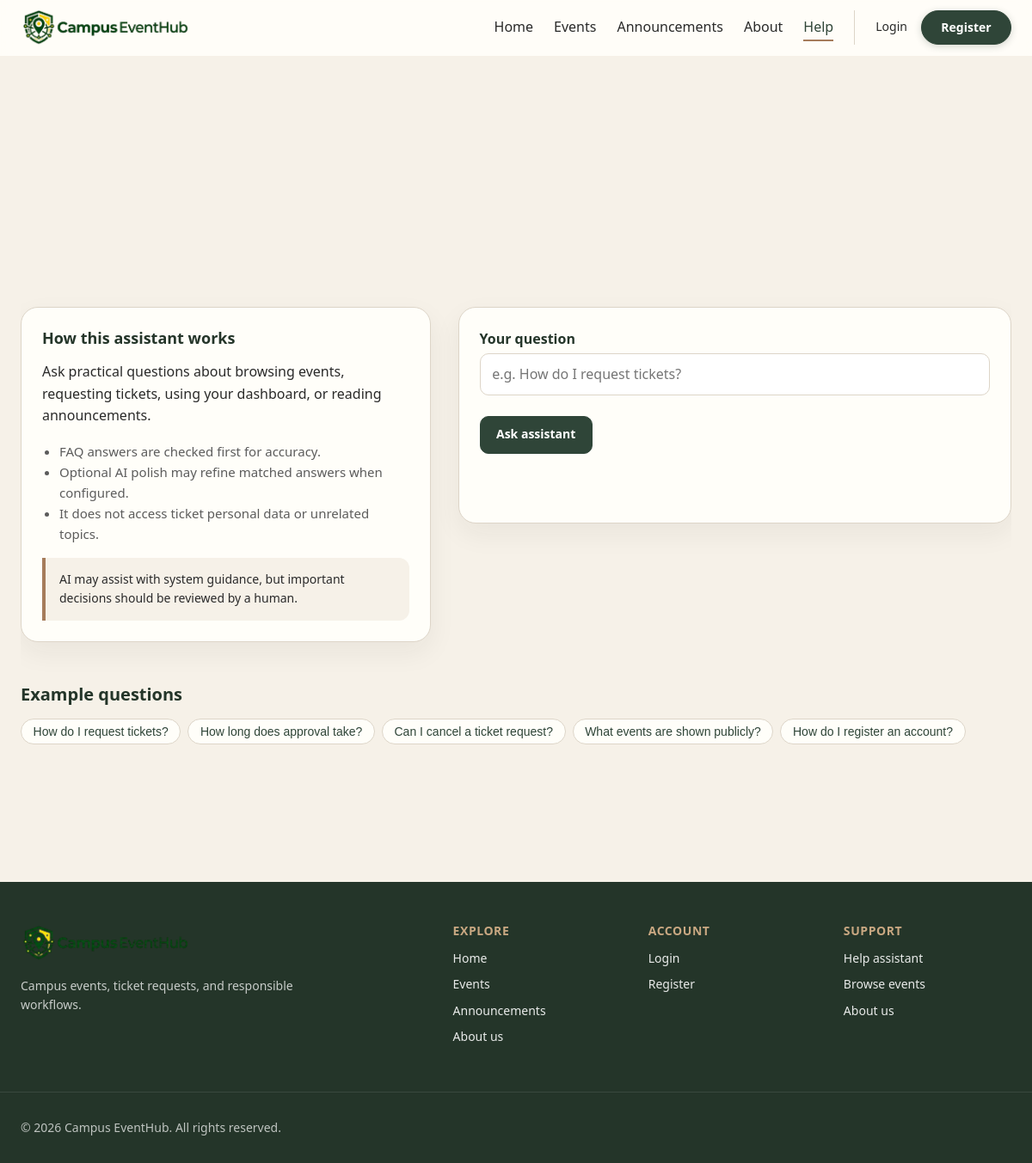
/help-assistant, run on the app's committed database.
### tables this page shows
CREATE TABLE faq_items (
  id INT UNSIGNED AUTO_INCREMENT PRIMARY KEY,
  question VARCHAR(255) NOT NULL,
  answer TEXT NOT NULL,
  keywords VARCHAR(255) NOT NULL COMMENT 'Comma-separated terms for search',
  status ENUM('active','inactive') NOT NULL DEFAULT 'active',
  created_at DATETIME NOT NULL DEFAULT CURRENT_TIMESTAMP,
  INDEX idx_faq_status (status)
);

### app/core/Controller.php (called while the page is built, shortened)
<?php
abstract class Controller
{
    protected function render(string $view, array $data = []): void
    {
        $data['_inner_view'] = $view;
        extract($data, EXTR_SKIP);
        require APP_PATH . '/views/layouts/header.php';
        require APP_PATH . '/views/' . str_replace('.', '/', $view) . '.php';
        require APP_PATH . '/views/layouts/footer.php';
    }
}

### app/controllers/AiController.php (called while the page is built, shortened)
<?php
class AiController extends Controller
{
    private LongcatService $ai;
    public function __construct()
    {
        $this->ai = new LongcatService();
    }
    public function helpPage(): void
    {
        $faqModel = new FaqItem();
        $this->render('help-assistant/index', [
            'pageTitle' => 'Smart Help Assistant',
            'disclaimer' => AI_DISCLAIMER,
            'sampleFaqs' => array_slice($faqModel->active(), 0, 5),
            'apiConfigured' => $this->ai->isApiConfigured(),
            'loadAiJs' => true,
        ]);
    }
}

### public/index.php (called while the page is built, shortened)
<?php
require_once APP_PATH . '/config/database.php';
require_once APP_PATH . '/core/Helpers.php';
require_once APP_PATH . '/core/Model.php';
require_once APP_PATH . '/core/Controller.php';
require_once APP_PATH . '/core/Router.php';
$router = new Router();
$router->get('/', 'AdminController@home');
$router->get('/login', 'AuthController@showLogin');
$router->post('/login', 'AuthController@login');
$router->get('/register', 'AuthController@showRegister');
$router->post('/register', 'AuthController@register');
$router->get('/logout', 'AuthController@logout');
$router->get('/dashboard', 'DashboardController@index');
$router->get('/events', 'EventController@index');
$router->get('/events/{slug}', 'EventController@show');
$router->post('/events/{id}/request-ticket', 'EventController@requestTicket');
$router->get('/my-tickets', 'TicketController@myTickets');
$router->get('/tickets/{id}/download', 'TicketController@download');
$router->get('/announcements', 'AnnouncementController@index');
$router->get('/about', 'AdminController@about');
$router->get('/help-assistant', 'AiController@helpPage');
$router->post('/help-assistant/ask', 'AiController@helpAsk');
$router->get('/admin/events', 'AdminController@eventIndex');
$router->get('/admin/events/create', 'AdminController@eventCreate');
$router->post('/admin/events/store', 'AdminController@eventStore');
$router->get('/admin/events/{id}', 'AdminController@eventShow');
$router->get('/admin/events/{id}/edit', 'AdminController@eventEdit');
$router->post('/admin/events/{id}/update', 'AdminController@eventUpdate');
$router->post('/admin/events/{id}/delete', 'AdminController@eventDelete');
$router->get('/admin/tickets', 'TicketController@adminIndex');
$router->get('/admin/tickets/{id}', 'TicketController@adminShow');
$router->post('/admin/tickets/{id}/status', 'TicketController@updateStatus');
$router->get('/admin/announcements', 'AnnouncementController@adminIndex');
$router->get('/admin/announcements/create', 'AnnouncementController@create');
$router->post('/admin/announcements/store', 'AnnouncementController@store');
$router->get('/admin/announcements/{id}/edit', 'AnnouncementController@edit');
$router->post('/admin/announcements/{id}/update', 'AnnouncementController@update');
$router->post('/admin/announcements/{id}/delete', 'AnnouncementController@delete');
$router->get('/admin/ai-draft', 'AiController@draftPage');
$router->post('/admin/ai-draft/generate', 'AiController@generateDraft');
$router->post('/admin/ai-draft/accept', 'AiController@acceptDraft');
$router->get('/admin/ai-logs', 'AiController@aiLogs');
$router->get('/admin/activity-logs', 'AdminController@activityLogs');
$router->dispatch();

### app/core/Helpers.php (called while the page is built, shortened)
<?php
function url(string $path = ''): string
{
    $path = $path === '' ? '/' : $path;
    return WEB_ROOT . $path;
}
function e(mixed $value): string
{
    if (is_bool($value)) {
        $value = $value ? '1' : '0';
    } elseif (is_array($value) || is_object($value)) {
        return '';
    } else {
        $value = (string) $value;
    }
    return htmlspecialchars($value, ENT_QUOTES | ENT_SUBSTITUTE, 'UTF-8');
}

### app/core/Model.php (called while the page is built, shortened)
<?php
abstract class Model
{
    public function __construct()
    {
        $this->db = db();
    }
}

### app/config/database.php (called while the page is built, shortened)
<?php
function db(): PDO
{
    static $pdo = null;
    if ($pdo instanceof PDO) {
        return $pdo;
    }
    $host = env('DB_HOST', '127.0.0.1');
    $port = env('DB_PORT', '3306');
    $name = env('DB_NAME', 'campus_eventhub');
    $user = env('DB_USER', 'root');
    $pass = env('DB_PASS', '');
    $dsn = sprintf(
        'mysql:host=%s;port=%s;dbname=%s;charset=utf8mb4',
        $host,
        $port,
        $name
    );
    $options = [
        PDO::ATTR_ERRMODE => PDO::ERRMODE_EXCEPTION,
        PDO::ATTR_DEFAULT_FETCH_MODE => PDO::FETCH_ASSOC,
        PDO::ATTR_EMULATE_PREPARES => false,
    ];
    try {
        $pdo = new PDO($dsn, $user, $pass, $options);
    } catch (PDOException $e) {
        if (APP_DEBUG) {
            throw $e;
        }
        http_response_code(500);
        require APP_PATH . '/views/errors/500.php';
        exit;
    }
    return $pdo;
}

### app/models/FaqItem.php (called while the page is built, shortened)
<?php
class FaqItem extends Model
{
    public function active(): array
    {
        $sql = "SELECT * FROM faq_items WHERE status = 'active' ORDER BY id";
        $stmt = $this->db->prepare($sql);
        $stmt->execute();
        return $stmt->fetchAll();
    }
}

### app/views/help-assistant/index.php (the view, shortened to what this page needs)
<div class="page-content-below-banner">
<div class="pub-help-layout">
    <aside class="pub-help-info">
        <div class="pub-help-info__card">
            <h2>How this assistant works</h2>
            <p>Ask practical questions about browsing events, requesting tickets, using your dashboard, or reading announcements.</p>
            <ul class="pub-help-list">
                <li>FAQ answers are checked first for accuracy.</li>
                <li>Optional AI polish may refine matched answers when configured.</li>
                <li>It does not access ticket personal data or unrelated topics.</li>
            </ul>
            <p class="pub-help-disclaimer" role="note">
                AI may assist with system guidance, but important decisions should be reviewed by a human.
            </p>
        </div>
    </aside>
    <div class="pub-help-main">
        <div class="pub-help-panel">
            <form id="help-form" data-help-url="<?= url('/help-assistant/ask') ?>" novalidate>
                <div class="form-group">
                    <label for="question">Your question</label>
                    <input type="text" id="question" name="question" required maxlength="500"
                           placeholder="e.g. How do I request tickets?"
                           aria-describedby="help-response">
                </div>
                <button type="submit" class="btn btn-primary">Ask assistant</button>
            </form>
            <div id="help-response" class="help-response pub-help-answer" aria-live="polite"></div>
        </div>
    </div>
</div>
<?php if (!empty($sampleFaqs)): ?>
    <section class="pub-faq-samples">
        <h2>Example questions</h2>
        <ul>
            <?php foreach ($sampleFaqs as $faq): ?>
                <?php $qText = is_array($faq) ? (string) ($faq['question'] ?? '') : (string) $faq; ?>
                <li><button type="button" class="faq-chip" data-question="<?= e($qText) ?>"><?= e($qText) ?></button></li>
            <?php endforeach; ?>
        </ul>
    </section>
<?php endif; ?>
</div>

### app/core/Router.php (shortened to what this page needs)
<?php
class Router
{
    private array $routes = [];
    private function add(string $method, string $path, string $handler): void
    {
        $this->routes[] = [
            'method' => strtoupper($method),
            'pattern' => $path,
            'handler' => $handler,
        ];
    }
    public function dispatch(): void
    {
        $method = $_SERVER['REQUEST_METHOD'] ?? 'GET';
        $uri = $this->normalizeUri();
        foreach ($this->routes as $route) {
            if ($route['method'] !== $method) {
                continue;
            }
            $params = $this->match($route['pattern'], $uri);
            if ($params === null) {
                continue;
            }
            $this->invoke($route['handler'], $params);
            return;
        }
    }
    private function normalizeUri(): string
    {
        $uri = parse_url($_SERVER['REQUEST_URI'] ?? '/', PHP_URL_PATH) ?: '/';
        $webRoot = defined('WEB_ROOT') ? WEB_ROOT : '';
        if ($webRoot !== '' && str_starts_with($uri, $webRoot)) {
            $uri = substr($uri, strlen($webRoot)) ?: '/';
        }
        $uri = rtrim($uri, '/');
        return $uri === '' ? '/' : $uri;
    }
    private function match(string $pattern, string $uri): ?array
    {
        $regex = preg_replace('/\{([a-zA-Z_]+)\}/', '(?P<$1>[^/]+)', $pattern);
        $regex = '#^' . $regex . '$#';
        if (!preg_match($regex, $uri, $matches)) {
            return null;
        }
        $params = [];
        return $params;
    }
    private function invoke(string $handler, array $params): void
    {
        [$class, $action] = explode('@', $handler, 2);
        $controller = new $class();
        $controller->{$action}(...array_values($params));
    }
}

### public/assets/css/style.css (style rules this page uses)
:root { --color-primary: #2f4538; --color-primary-dark: #243529; --color-primary-light: #3d5c4a; --color-secondary: #f6f1e8; --color-secondary-dark: #ebe4d6; --color-accent: #a67c5b; --color-accent-soft: #c9a882; --color-surface: #fffef9; --color-surface-elevated: #ffffff; --color-text: #2a2a2a; --color-text-muted: #5c5c5c; --color-border: #ddd5c8; --color-success: #3d6b4f; --color-error: #9e4b42; --color-warning: #8a7342; --font-sans: "Segoe UI", system-ui, -apple-system, BlinkMacSystemFont, "Helvetica Neue", sans-serif; --font-size-sm: 0.875rem; --font-size-base: 1rem; --font-size-lg: 1.125rem; --font-size-xl: 1.35rem; --font-size-2xl: 1.75rem; --font-size-3xl: clamp(1.85rem, 4vw, 2.75rem); --space-xs: 0.25rem; --space-sm: 0.5rem; --space-md: 1rem; --space-lg: 1.5rem; --space-xl: 2rem; --space-2xl: 3rem; --space-3xl: 4rem; --radius-sm: 6px; --radius-md: 10px; --radius-lg: 16px; --shadow-sm: 0 1px 3px rgba(36, 53, 41, 0.08); --shadow-md: 0 4px 16px rgba(36, 53, 41, 0.1); --shadow-lg: 0 12px 32px rgba(36, 53, 41, 0.12); --header-height: 4rem; --transition: 0.22s ease; --container-max: 72rem; }
*, *::before, *::after { box-sizing: border-box; }
html { scroll-behavior: smooth; overflow-x: hidden; }
body { margin: 0; font-family: var(--font-sans); font-size: var(--font-size-base); line-height: 1.6; color: var(--color-text); background: var(--color-secondary); overflow-x: hidden; }
h1, h2, h3, h4 { line-height: 1.25; color: var(--color-primary-dark); margin-top: 0; }
.btn { display: inline-flex; align-items: center; justify-content: center; gap: var(--space-sm); min-height: 44px; padding: 0.6rem 1.15rem; font: inherit; font-weight: 600; font-size: var(--font-size-sm); border-radius: var(--radius-md); border: 1px solid var(--color-primary); background: var(--color-surface); color: var(--color-primary); text-decoration: none; cursor: pointer; transition: transform var(--transition), box-shadow var(--transition), background var(--transition), color var(--transition); }
.btn-primary { background: var(--color-primary); color: #fff; border-color: var(--color-primary); }
.form-group { margin-bottom: var(--space-lg); }
.form-group label { display: block; font-weight: 600; margin-bottom: var(--space-xs); color: var(--color-primary-dark); }
.form-group input, .form-group select, .form-group textarea { width: 100%; padding: 0.65rem 0.85rem; font: inherit; border: 1px solid var(--color-border); border-radius: var(--radius-md); background: var(--color-surface-elevated); color: var(--color-text); transition: border-color var(--transition), box-shadow var(--transition); }
.page-content-below-banner { padding-bottom: var(--space-3xl); }
.pub-help-layout { display: grid; grid-template-columns: 1fr 1.35fr; gap: var(--space-xl); margin-bottom: var(--space-2xl); }
.pub-help-info__card { background: var(--color-surface); border: 1px solid var(--color-border); border-radius: 20px; padding: 1.5rem; box-shadow: 0 12px 32px rgba(31, 41, 35, 0.06); }
.pub-help-info__card h2 { margin: 0 0 0.75rem; font-size: 1.125rem; color: var(--color-primary-dark); }
.pub-help-list { margin: 0 0 1rem; padding-left: 1.25rem; font-size: 0.9375rem; color: var(--color-text-muted); }
.pub-help-disclaimer { margin: 0; padding: 0.875rem 1rem; font-size: 0.875rem; background: var(--color-secondary); border-left: 4px solid var(--color-accent); border-radius: 0 12px 12px 0; color: var(--color-text); }
.pub-help-panel { background: var(--color-surface); border: 1px solid var(--color-border); border-radius: 20px; padding: 1.5rem; box-shadow: 0 12px 32px rgba(31, 41, 35, 0.06); }
.pub-help-answer { margin-top: 1.25rem; min-height: 2rem; }
.pub-faq-samples { margin-top: var(--space-xl); }
.pub-faq-samples h2 { font-size: 1.25rem; margin-bottom: var(--space-md); }
.pub-faq-samples ul { display: flex; flex-wrap: wrap; gap: 0.5rem; list-style: none; margin: 0; padding: 0; }
.faq-chip { border: 1px solid var(--color-border); background: var(--color-surface); padding: 0.4rem 0.85rem; border-radius: 999px; font-size: var(--font-size-sm); cursor: pointer; color: var(--color-primary); }
.help-response { margin-top: var(--space-lg); min-height: 2rem; }

### data on the page
faq_items: question "How do I request tickets?"
faq_items: question "How long does approval take?"
faq_items: question "Can I cancel a ticket request?"
faq_items: question "What events are shown publicly?"
faq_items: question "How do I register an account?"
